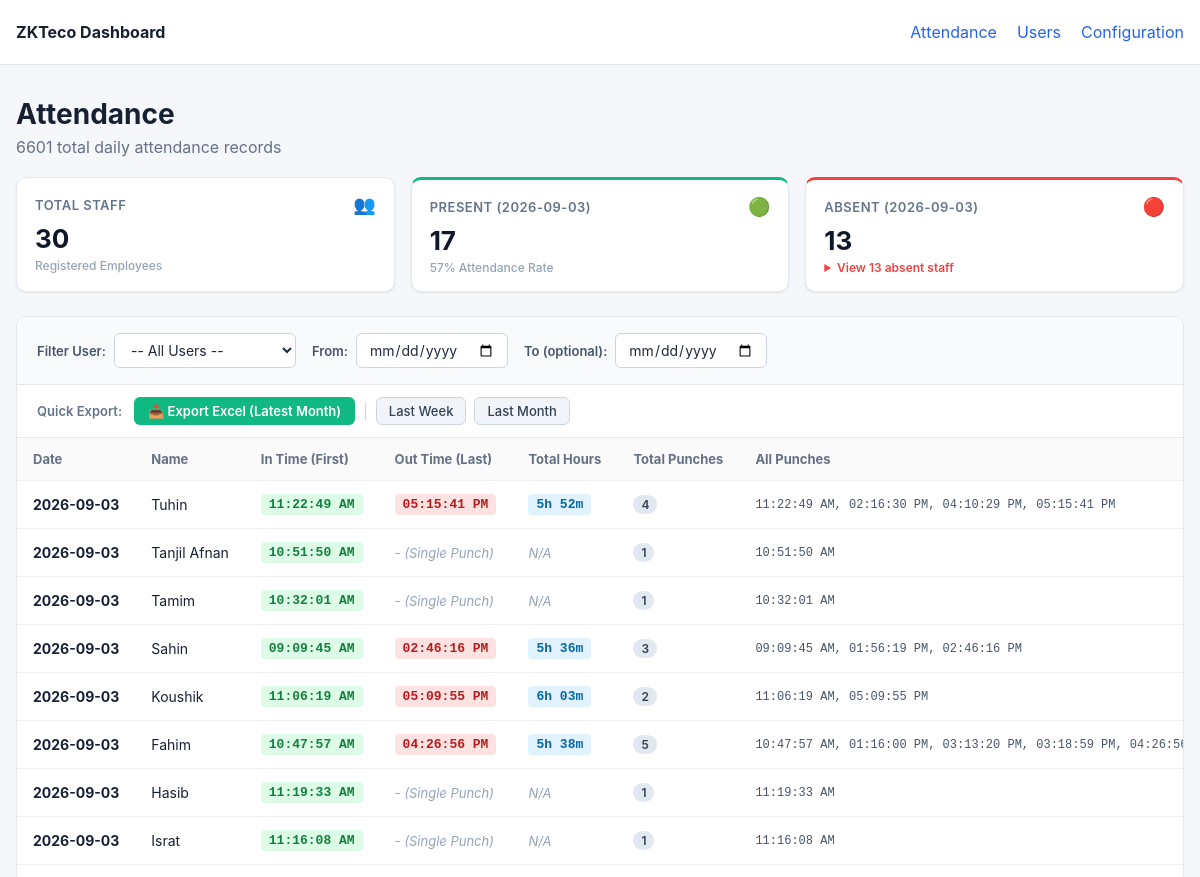
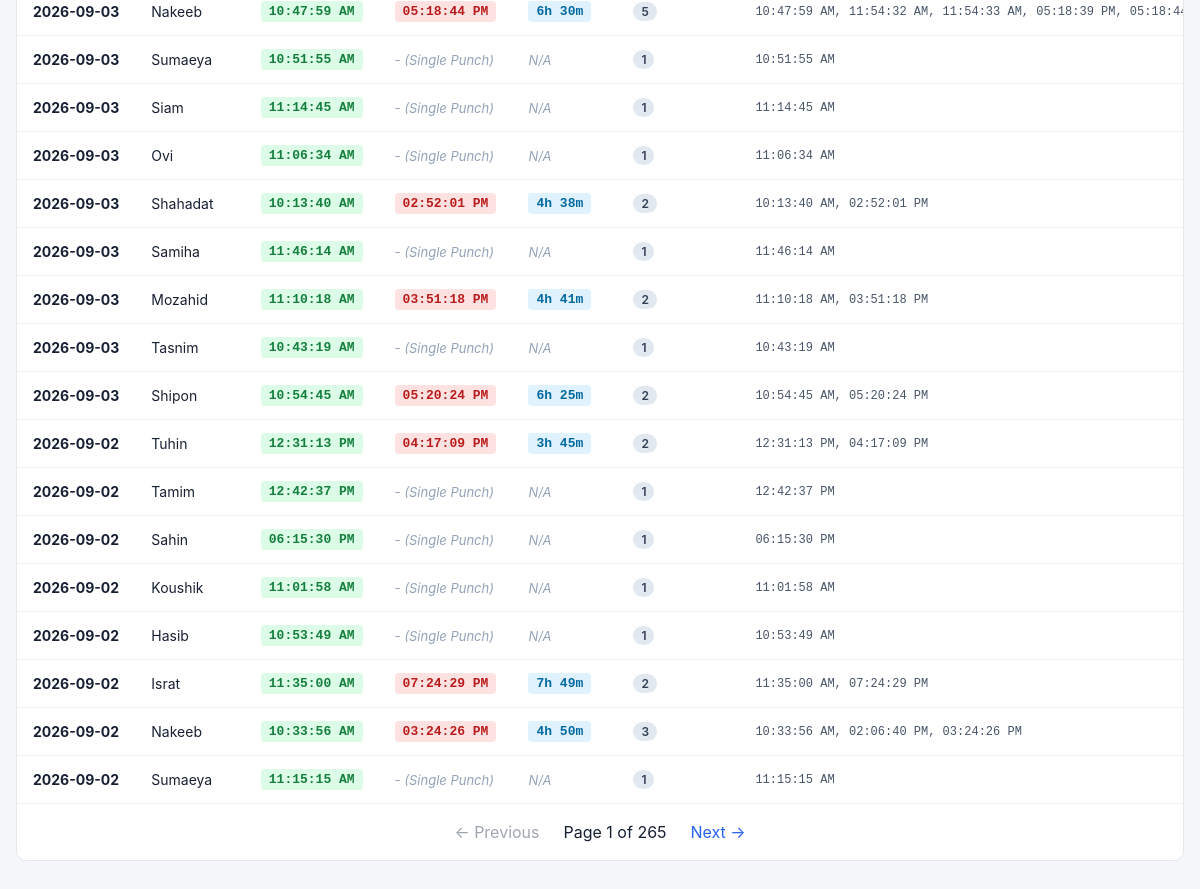
The page / on the database its author committed (2 pictures, top to bottom).
### tables this page shows
CREATE TABLE users (
            user_id TEXT PRIMARY KEY,
            name TEXT,
            privilege TEXT,
            created_at TEXT DEFAULT CURRENT_TIMESTAMP,
            updated_at TEXT DEFAULT CURRENT_TIMESTAMP
        );

### dashboard/app.py (the view)
@app.route("/")
def attendance():
    selected_user_id = request.args.get("user_id", "").strip()
    selected_from_date = request.args.get("from_date", "").strip()
    selected_to_date = request.args.get("to_date", "").strip()
    try:
        page = max(1, int(request.args.get("page", 1)))
    except ValueError:
        page = 1
    per_page = 25
    offset = (page - 1) * per_page
    db = get_db()
    all_users = db.execute(
        "SELECT user_id, name FROM users ORDER BY CAST(user_id AS INTEGER), user_id"
    ).fetchall()
    if selected_from_date and selected_to_date and selected_from_date == selected_to_date:
        target_date = selected_from_date
    elif selected_from_date and not selected_to_date:
        target_date = selected_from_date
    else:
        latest_date_row = db.execute("SELECT MAX(DATE(timestamp)) FROM attendance").fetchone()
        target_date = latest_date_row[0] if latest_date_row and latest_date_row[0] else datetime.now().strftime("%Y-%m-%d")
    present_rows = db.execute(
        "SELECT DISTINCT user_id FROM attendance WHERE DATE(timestamp) = ?",
        (target_date,),
    ).fetchall()
    present_uids = set(r[0] for r in present_rows)
    total_staff = len(all_users)
    present_count = len(present_uids)
    absent_count = max(0, total_staff - present_count)
    absent_users = [dict(u) for u in all_users if u["user_id"] not in present_uids]
    analytics = {
        "target_date": target_date,
        "total_staff": total_staff,
        "present_count": present_count,
        "absent_count": absent_count,
        "absent_users": absent_users,
    }
    conditions = []
    params = []
    if selected_user_id:
        conditions.append("a.user_id = ?")
        params.append(selected_user_id)
    if selected_from_date:
        conditions.append("DATE(a.timestamp) >= ?")
        params.append(selected_from_date)
    if selected_to_date:
        conditions.append("DATE(a.timestamp) <= ?")
        params.append(selected_to_date)
    where_clause = f"WHERE {' AND '.join(conditions)}" if conditions else ""
    count_sql = f"SELECT COUNT(*) FROM (SELECT 1 FROM attendance a {where_clause} GROUP BY a.user_id, DATE(a.timestamp))"
    total = db.execute(count_sql, params).fetchone()[0]
    rows_sql = f"""
        SELECT
            DATE(a.timestamp) AS date,
            a.user_id,
            COALESCE(u.name, 'Unknown') AS name,
            MIN(a.timestamp) AS min_ts,
            MAX(a.timestamp) AS max_ts,
            strftime('%I:%M:%S %p', MIN(a.timestamp)) AS in_time,
            strftime('%I:%M:%S %p', MAX(a.timestamp)) AS out_time,
            COUNT(*) AS total_punches,
            GROUP_CONCAT(strftime('%I:%M:%S %p', a.timestamp), ', ') AS all_punches
        FROM attendance a
        LEFT JOIN users u
            ON u.user_id = a.user_id
        {where_clause}
        GROUP BY a.user_id, DATE(a.timestamp)
        ORDER BY date DESC, CAST(a.user_id AS INTEGER), a.user_id
        LIMIT ? OFFSET ?
    """
    raw_rows = db.execute(rows_sql, params + [per_page, offset]).fetchall()
    db.close()
    rows = []
    for r in raw_rows:
        row_dict = dict(r)
        row_dict["total_hours"] = compute_total_hours(r["min_ts"], r["max_ts"], r["total_punches"])
        rows.append(row_dict)
    total_pages = max(1, (total + per_page - 1) // per_page)
    return render_template(
        "attendance.html",
        rows=rows,
        users_list=all_users,
        selected_user_id=selected_user_id,
        selected_from_date=selected_from_date,
        selected_to_date=selected_to_date,
        analytics=analytics,
        page=page,
        per_page=per_page,
        total=total,
        total_pages=total_pages,
    )

### dashboard/app.py (called while the page is built)
def get_db():
    db = sqlite3.connect(DB_FILE)
    db.row_factory = sqlite3.Row
    return db

def compute_total_hours(min_ts, max_ts, total_punches):
    if total_punches > 1 and min_ts and max_ts:
        try:
            t_in = datetime.fromisoformat(min_ts)
            t_out = datetime.fromisoformat(max_ts)
            diff = t_out - t_in
            secs = int(diff.total_seconds())
            if secs > 0:
                h = secs // 3600
                m = (secs % 3600) // 60
                return f"{h}h {m:02d}m"
        except Exception:
            pass
    return "N/A"

### dashboard/templates/attendance.html (shortened to what this page needs)
{% extends "base.html" %}
{% block content %}
<div class="page-header">
    <div>
        <h1>Attendance</h1>
        <p>
            {% if selected_from_date and selected_to_date %}
                Showing attendance {% if selected_user_id %}for User {{ selected_user_id }} {% endif %}from {{ selected_from_date }} to {{ selected_to_date }} ({{ total }} daily records found)
            {% elif selected_from_date %}
                Showing attendance {% if selected_user_id %}for User {{ selected_user_id }} {% endif %}from {{ selected_from_date }} onwards ({{ total }} daily records found)
            {% elif selected_to_date %}
                Showing attendance {% if selected_user_id %}for User {{ selected_user_id }} {% endif %}up to {{ selected_to_date }} ({{ total }} daily records found)
            {% elif selected_user_id %}
                Showing daily attendance for User {{ selected_user_id }} ({{ total }} daily records found)
            {% else %}
                {{ total }} total daily attendance records
            {% endif %}
        </p>
    </div>
</div>
<div class="kpi-grid">
    <div class="kpi-card">
        <div class="kpi-header">
            <span class="kpi-label">Total Staff</span>
            <span class="kpi-icon">👥</span>
        </div>
        <div class="kpi-value">{{ analytics.total_staff }}</div>
        <div class="kpi-sub">Registered Employees</div>
    </div>
    <div class="kpi-card kpi-card-success">
        <div class="kpi-header">
            <span class="kpi-label">Present ({{ analytics.target_date }})</span>
            <span class="kpi-icon">🟢</span>
        </div>
        <div class="kpi-value">{{ analytics.present_count }}</div>
        <div class="kpi-sub">{{ ((analytics.present_count / (analytics.total_staff or 1)) * 100)|round|int }}% Attendance Rate</div>
    </div>
    <div class="kpi-card kpi-card-danger">
        <div class="kpi-header">
            <span class="kpi-label">Absent ({{ analytics.target_date }})</span>
            <span class="kpi-icon">🔴</span>
        </div>
        <div class="kpi-value">{{ analytics.absent_count }}</div>
        <div class="kpi-sub">
            {% if analytics.absent_count > 0 %}
                <details class="absent-details">
                    <summary>View {{ analytics.absent_count }} absent staff</summary>
                </details>
            {% else %}
                All staff present!
            {% endif %}
        </div>
    </div>
</div>
<div class="card">
    <form method="GET" action="{{ url_for('attendance') }}" class="filter-bar">
        <div class="filter-group">
            <label for="user-select">Filter User:</label>
            <select name="user_id" id="user-select" onchange="this.form.submit()">
                <option value="">-- All Users --</option>
            </select>
        </div>
        <div class="filter-group">
            <label for="from-date">From:</label>
            <input type="date" name="from_date" id="from-date" value="{{ selected_from_date }}" onchange="this.form.submit()">
        </div>
        <div class="filter-group">
            <label for="to-date">To (optional):</label>
            <input type="date" name="to_date" id="to-date" value="{{ selected_to_date }}" onchange="this.form.submit()">
        </div>
    </form>
    <div class="export-bar">
        <div class="export-label">Quick Export:</div>
        <div class="export-buttons">
            <a href="{{ url_for('export_excel', user_id=selected_user_id, from_date=selected_from_date, to_date=selected_to_date) }}" class="btn-export">
                📥 Export Excel {% if not selected_user_id and not selected_from_date and not selected_to_date %}(Latest Month){% else %}(Filtered){% endif %}
            </a>
            <span class="divider">|</span>
            <a href="{{ url_for('export_excel', preset='last_week', user_id=selected_user_id) }}" class="btn-preset">Last Week</a>
            <a href="{{ url_for('export_excel', preset='last_month', user_id=selected_user_id) }}" class="btn-preset">Last Month</a>
        </div>
    </div>
    <div class="table-wrap">
        <table>
            <thead>
                <tr>
                    <th>Date</th>
                    <th>Name</th>
                    <th>In Time (First)</th>
                    <th>Out Time (Last)</th>
                    <th>Total Hours</th>
                    <th>Total Punches</th>
                    <th>All Punches</th>
                </tr>
            </thead>
            <tbody>
            {% for row in rows %}
                <tr>
                    <td><strong>{{ row.date }}</strong></td>
                    <td>{{ row.name }}</td>
                    <td>
                        <span class="time-tag in-time">{{ row.in_time }}</span>
                    </td>
                    <td>
                        {% if row.total_punches > 1 %}
                            <span class="time-tag out-time">{{ row.out_time }}</span>
                        {% else %}
                            <span class="single-punch">- (Single Punch)</span>
                        {% endif %}
                    </td>
                    <td>
                        <span class="{% if row.total_hours != 'N/A' %}hours-tag{% else %}single-punch{% endif %}">
                            {{ row.total_hours }}
                        </span>
                    </td>
                    <td><span class="badge">{{ row.total_punches }}</span></td>
                    <td class="punch-list">{{ row.all_punches }}</td>
                </tr>
            {% else %}
                <tr>
                    <td colspan="7" class="empty">No attendance records found.</td>
                </tr>
            {% endfor %}
            </tbody>
        </table>
    </div>
    {% include "_pagination.html" %}
</div>
{% endblock %}

### dashboard/static/style.css (style rules this page uses)
* { box-sizing: border-box; }
body { margin: 0; background: #f5f7fa; color: #172033; font-family: -apple-system, BlinkMacSystemFont, "Segoe UI", sans-serif; }
.page-header { margin-bottom: 20px; }
h1 { margin: 0 0 6px; font-size: 28px; }
p { margin: 0; color: #667085; }
.card { background: white; border: 1px solid #e5e7eb; border-radius: 10px; overflow: hidden; }
.table-wrap { overflow-x: auto; }
table { width: 100%; border-collapse: collapse; }
th, td { padding: 13px 16px; text-align: left; border-bottom: 1px solid #eef0f3; white-space: nowrap; }
th { background: #fafafa; font-size: 13px; color: #667085; }
td { font-size: 14px; }
.filter-bar { padding: 16px 20px; background: #f8fafc; border-bottom: 1px solid #e5e7eb; display: flex; align-items: center; flex-wrap: wrap; gap: 16px; }
.filter-group { display: flex; align-items: center; gap: 8px; }
.filter-group label { font-size: 13px; font-weight: 600; color: #475569; }
.filter-group select, .filter-group input[type="date"] { padding: 7px 12px; border: 1px solid #cbd5e1; border-radius: 6px; background-color: #ffffff; font-size: 14px; font-family: inherit; color: #1e293b; outline: none; cursor: pointer; transition: border-color 0.15s ease; }
.time-tag { display: inline-block; padding: 3px 8px; border-radius: 4px; font-size: 13px; font-family: ui-monospace, SFMono-Regular, Menlo, Monaco, Consolas, monospace; font-weight: 600; }
.time-tag.in-time { background: #dcfce7; color: #15803d; }
.time-tag.out-time { background: #fee2e2; color: #b91c1c; }
.hours-tag { display: inline-block; padding: 3px 8px; border-radius: 4px; font-size: 13px; font-family: ui-monospace, SFMono-Regular, Menlo, Monaco, Consolas, monospace; font-weight: 600; background: #e0f2fe; color: #0369a1; }
.single-punch { font-size: 13px; color: #94a3b8; font-style: italic; }
.badge { display: inline-block; padding: 2px 8px; border-radius: 12px; font-size: 12px; font-weight: 600; background: #e2e8f0; color: #334155; }
.punch-list { font-family: ui-monospace, SFMono-Regular, Menlo, Monaco, Consolas, monospace; font-size: 12px; color: #475569; }
.export-bar { padding: 12px 20px; background: #ffffff; border-bottom: 1px solid #e5e7eb; display: flex; align-items: center; gap: 12px; flex-wrap: wrap; }
.export-label { font-size: 13px; font-weight: 600; color: #64748b; }
.export-buttons { display: flex; align-items: center; gap: 8px; flex-wrap: wrap; }
.btn-export { display: inline-flex; align-items: center; gap: 6px; padding: 6px 14px; background-color: #10b981; color: #ffffff; font-size: 13px; font-weight: 600; border-radius: 6px; text-decoration: none; transition: background-color 0.15s ease; }
.btn-preset { display: inline-flex; align-items: center; padding: 5px 12px; background-color: #f1f5f9; color: #334155; font-size: 13px; font-weight: 500; border-radius: 6px; border: 1px solid #cbd5e1; text-decoration: none; transition: all 0.15s ease; }
.divider { color: #cbd5e1; font-size: 14px; }
.kpi-grid { display: grid; grid-template-columns: repeat(auto-fit, minmax(200px, 1fr)); gap: 16px; margin-bottom: 24px; }
.kpi-card { background: #ffffff; border-radius: 10px; padding: 16px 18px; box-shadow: 0 1px 3px rgba(0, 0, 0, 0.05), 0 1px 2px rgba(0, 0, 0, 0.03); border: 1px solid #e2e8f0; position: relative; overflow: hidden; transition: transform 0.15s ease, box-shadow 0.15s ease; }
.kpi-header { display: flex; justify-content: space-between; align-items: center; margin-bottom: 8px; }
.kpi-label { font-size: 13px; font-weight: 600; color: #64748b; text-transform: uppercase; letter-spacing: 0.5px; }
.kpi-icon { font-size: 18px; }
.kpi-value { font-size: 26px; font-weight: 700; color: #0f172a; line-height: 1.2; margin-bottom: 4px; }
.kpi-sub { font-size: 12px; color: #94a3b8; font-weight: 500; }
.kpi-card-success { border-top: 3px solid #10b981; }
.kpi-card-danger { border-top: 3px solid #ef4444; }
.absent-details summary { font-size: 12px; color: #ef4444; cursor: pointer; font-weight: 600; user-select: none; outline: none; }

### rows shown on the page
users: date "2026-09-03", name "Tuhin", in_time "11:22:49 AM", out_time "05:15:41 PM", total_hours "5h 52m", total_punches "4", all_punches "11:22:49 AM, 02:16:30 PM, 04:10:29 PM, 05:15:41 PM"
users: date "2026-09-03", name "Tanjil Afnan", in_time "10:51:50 AM", shows "- (Single Punch)", total_hours "N/A", total_punches "1", all_punches "10:51:50 AM"
users: date "2026-09-03", name "Tamim", in_time "10:32:01 AM", shows "- (Single Punch)", total_hours "N/A", total_punches "1", all_punches "10:32:01 AM"
users: date "2026-09-03", name "Sahin", in_time "09:09:45 AM", out_time "02:46:16 PM", total_hours "5h 36m", total_punches "3", all_punches "09:09:45 AM, 01:56:19 PM, 02:46:16 PM"
users: date "2026-09-03", name "Koushik", in_time "11:06:19 AM", out_time "05:09:55 PM", total_hours "6h 03m", total_punches "2", all_punches "11:06:19 AM, 05:09:55 PM"
users: date "2026-09-03", name "Fahim", in_time "10:47:57 AM", out_time "04:26:56 PM", total_hours "5h 38m", total_punches "5", all_punches "10:47:57 AM, 01:16:00 PM, 03:13:20 PM, 03:18:59 PM,…"
users: date "2026-09-03", name "Hasib", in_time "11:19:33 AM", shows "- (Single Punch)", total_hours "N/A", total_punches "1", all_punches "11:19:33 AM"
users: date "2026-09-03", name "Israt", in_time "11:16:08 AM", shows "- (Single Punch)", total_hours "N/A", total_punches "1", all_punches "11:16:08 AM"
users: date "2026-09-03", name "Nakeeb", in_time "10:47:59 AM", out_time "05:18:44 PM", total_hours "6h 30m", total_punches "5", all_punches "10:47:59 AM, 11:54:32 AM, 11:54:33 AM, 05:18:39 PM,…"
users: date "2026-09-03", name "Sumaeya", in_time "10:51:55 AM", shows "- (Single Punch)", total_hours "N/A", total_punches "1", all_punches "10:51:55 AM"
users: date "2026-09-03", name "Siam", in_time "11:14:45 AM", shows "- (Single Punch)", total_hours "N/A", total_punches "1", all_punches "11:14:45 AM"
users: date "2026-09-03", name "Ovi", in_time "11:06:34 AM", shows "- (Single Punch)", total_hours "N/A", total_punches "1", all_punches "11:06:34 AM"
users: date "2026-09-03", name "Shahadat", in_time "10:13:40 AM", out_time "02:52:01 PM", total_hours "4h 38m", total_punches "2", all_punches "10:13:40 AM, 02:52:01 PM"
users: date "2026-09-03", name "Samiha", in_time "11:46:14 AM", shows "- (Single Punch)", total_hours "N/A", total_punches "1", all_punches "11:46:14 AM"
users: date "2026-09-03", name "Mozahid", in_time "11:10:18 AM", out_time "03:51:18 PM", total_hours "4h 41m", total_punches "2", all_punches "11:10:18 AM, 03:51:18 PM"
users: date "2026-09-03", name "Tasnim", in_time "10:43:19 AM", shows "- (Single Punch)", total_hours "N/A", total_punches "1", all_punches "10:43:19 AM"
users: date "2026-09-03", name "Shipon", in_time "10:54:45 AM", out_time "05:20:24 PM", total_hours "6h 25m", total_punches "2", all_punches "10:54:45 AM, 05:20:24 PM"

### other values the page prints
{{ total }} "6601"
{{ analytics.total_staff }} "30"
{{ analytics.target_date }} "2026-09-03"
{{ analytics.present_count }} "17"
{{ analytics.absent_count }} "13"
{{ row.date }} "2026-09-02" "2026-09-02" "2026-09-02" "2026-09-02" "2026-09-02" "2026-09-02" "2026-09-02" "2026-09-02"
{{ row.name }} "Tuhin" "Tamim" "Sahin" "Koushik" "Hasib" "Israt" "Nakeeb" "Sumaeya"
{{ row.in_time }} "12:31:13 PM" "12:42:37 PM" "06:15:30 PM" "11:01:58 AM" "10:53:49 AM" "11:35:00 AM" "10:33:56 AM" "11:15:15 AM"
{{ row.out_time }} "04:17:09 PM" "07:24:29 PM" "03:24:26 PM"
{{ row.total_hours }} "3h 45m" "N/A" "N/A" "N/A" "N/A" "7h 49m" "4h 50m" "N/A"
{{ row.total_punches }} "2" "1" "1" "1" "1" "2" "3" "1"
{{ row.all_punches }} "12:31:13 PM, 04:17:09 PM" "12:42:37 PM" "06:15:30 PM" "11:01:58 AM" "10:53:49 AM" "11:35:00 AM, 07:24:29 PM" "10:33:56 AM, 02:06:40 PM, 03:24:26 PM" "11:15:15 AM"
{{ page }} "1"
{{ total_pages }} "265"
